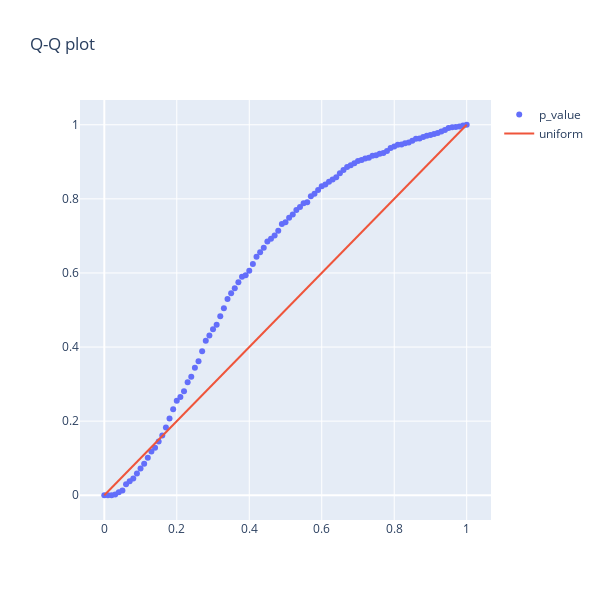

The notebook cell this image was saved under:
### Code cell
get_qq_plot(cuped_exp(0.01, "p"))
